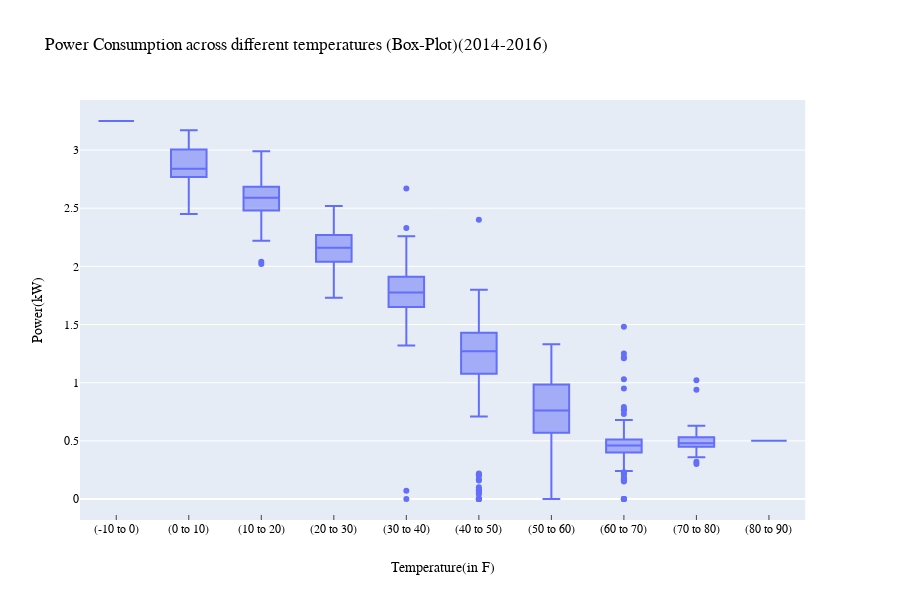

Notebook source saved alongside this figure:
### Code cell
fig = px.box(df5, x='temperature', y='power', title='Power Consumption across different temperatures (Box-Plot)(2014-2016)')
fig.update_xaxes(ticks="inside",dtick=1,title_font=dict(family='Georgia', color='black'),tickfont=dict(family='Georgia', color='black'))
fig.update_yaxes(title_font=dict(family='Georgia', color='black'),tickfont=dict(family='Georgia', color='black'))
fig.update_layout(font=dict(family="Georgia",color="black"),xaxis_title="Temperature(in F)", yaxis_title="Power(kW)", xaxis=dict(tickmode = 'array', tickvals = [0, 10, 20, 30, 40, 50, 60, 70, 80, 90], ticktext = ['(-10 to 0)', '(0 to 10)', '(10 to 20)', '(20 to 30)', '(30 to 40)', '(40 to 50)','(50 to 60)','(60 to 70)','(70 to 80)','(80 to 90)', '(90 to 100)']))
fig.show()

### Figure 1 — Plotly figure (JSON) as saved in the notebook; plotly's stock layout.template omitted (floating-point values rounded to 4 significant figures; data arrays with more than 128 entries replaced by an {"elided": "..."} marker saying what was removed)
{"data": [{"alignmentgroup": "True", "hoverlabel": {"namelength": 0}, "hovertemplate": "temperature=%{x}<br>power=%{y}", "legendgroup": "", "marker": {"color": "#636efa"}, "name": "", "notched": false, "offsetgroup": "", "orientation": "v", "showlegend": false, "type": "box", "x": {"elided": "868 int values"}, "x0": " ", "xaxis": "x", "y": {"elided": "868 float values"}, "y0": " ", "yaxis": "y"}], "layout": {"boxmode": "group", "font": {"color": "black", "family": "Georgia"}, "height": 600, "legend": {"tracegroupgap": 0}, "title": {"text": "Power Consumption across different temperatures (Box-Plot)(2014-2016)"}, "xaxis": {"anchor": "y", "domain": [0, 0.98], "dtick": 1, "tickfont": {"color": "black", "family": "Georgia"}, "tickmode": "array", "ticks": "inside", "ticktext": ["(-10 to 0)", "(0 to 10)", "(10 to 20)", "(20 to 30)", "(30 to 40)", "(40 to 50)", "(50 to 60)", "(60 to 70)", "(70 to 80)", "(80 to 90)", "(90 to 100)"], "tickvals": [0, 10, 20, 30, 40, 50, 60, 70, 80, 90], "title": {"text": "Temperature(in F)"}}, "yaxis": {"anchor": "x", "domain": [0, 1], "tickfont": {"color": "black", "family": "Georgia"}, "title": {"text": "Power(kW)"}}}}
